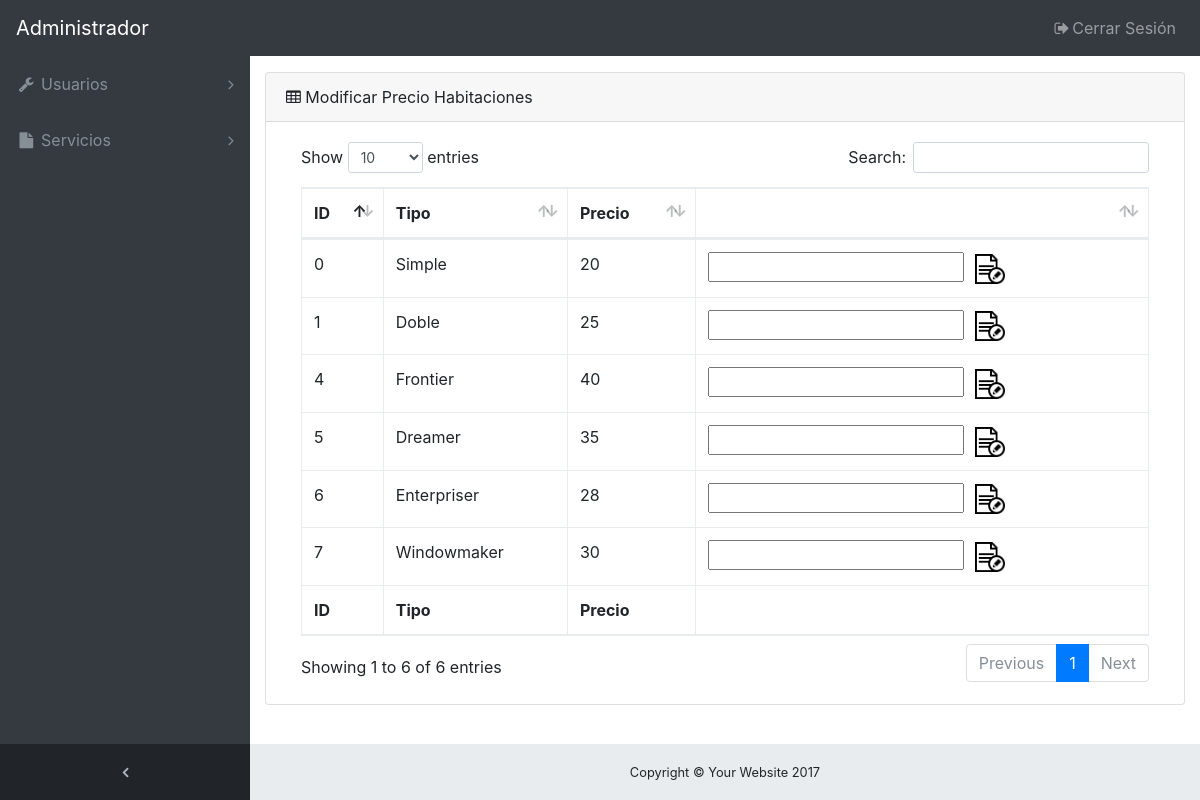
Page /pagina/admin/mod-habitaciones.php on the committed database.
### tables this page shows
CREATE TABLE `habitacion` (
  `id` int(3) NOT NULL,
  `tipo` varchar(30) NOT NULL,
  `precio` int(11) NOT NULL
);

### pagina/admin/mod-habitaciones.php (the view, shortened to what this page needs)
<!DOCTYPE html>
<html lang="es">
	<head>
		<link href="vendor/bootstrap/css/bootstrap.min.css" rel="stylesheet">
		<link href="vendor/font-awesome/css/font-awesome.min.css" rel="stylesheet" type="text/css">
		<link href="vendor/datatables/dataTables.bootstrap4.css" rel="stylesheet">
		<link href="css/sb-admin.css" rel="stylesheet">
	</head>
	<body class="fixed-nav sticky-footer bg-dark" id="page-top">
		<nav class="navbar navbar-expand-lg navbar-dark bg-dark fixed-top" id="mainNav">
			<a class="navbar-brand" href="delete-reservas.php">Administrador</a>
			<div class="collapse navbar-collapse" id="navbarResponsive">
				<ul class="navbar-nav navbar-sidenav" id="exampleAccordion">
					<li class="nav-item" data-toggle="tooltip" data-placement="right" title="Components">
						<a class="nav-link nav-link-collapse collapsed" data-toggle="collapse" href="#collapseComponents" data-parent="#exampleAccordion">
							<i class="fa fa-fw fa-wrench"></i>
							<span class="nav-link-text">Usuarios</span>
						</a>
					</li>
					<li class="nav-item" data-toggle="tooltip" data-placement="right" title="Example Pages">
						<a class="nav-link nav-link-collapse collapsed" data-toggle="collapse" href="#collapseExamplePages" data-parent="#exampleAccordion">
							<i class="fa fa-fw fa-file"></i>
							<span class="nav-link-text">Servicios</span>
						</a>
					</li>
				</ul>
				<ul class="navbar-nav sidenav-toggler">
					<li class="nav-item">
						<a class="nav-link text-center" id="sidenavToggler">
							<i class="fa fa-fw fa-angle-left"></i>
						</a>
					</li>
				</ul>
				<ul class="navbar-nav ml-auto">
					<li class="nav-item">
						<a class="nav-link" data-toggle="modal" data-target="#exampleModal">
						<i class="fa fa-fw fa-sign-out"></i>Cerrar Sesión</a>
					</li>
				</ul>
			</div>
		</nav>
		<div class="content-wrapper">
			<div class="container-fluid">
				<div class="card mb-3">
					<div class="card-header">
						<i class="fa fa-table"></i> Modificar Precio Habitaciones</div>
					<div class="card-body">
						<div class="table-responsive">
							<form method="POST" action="">
								<table class="table table-bordered" id="dataTable" width="100%" cellspacing="0">
									<thead>
										<tr>
											<th>ID</th>
											<th>Tipo</th>
											<th>Precio</th>
											<th></th>
										</tr>
									</thead>
									<tfoot>
										<tr>
											<th>ID</th>
											<th>Tipo</th>
											<th>Precio</th>
											<th></th>
										</tr>
									</tfoot>
									<tbody>
										<?php
											$base=mysqli_connect("127.0.0.1","root","","hotelspa");
											$resul=mysqli_query($base,"SELECT * FROM habitacion GROUP BY tipo");
											while($reg = mysqli_fetch_assoc($resul)){
												echo '<tr>
														<td>'.$reg["id"].'</td>
														<td>'.$reg["tipo"].'</td>
														<td>'.$reg["precio"].'</td>
														<td><input name="'.$reg["id"].'" type="text" minlength="0" maxlength="8" pattern="[0-9]{0,8}"/>
														<button class="eliminar" type="submit" value="Modificar" name="'.$reg["id"].$reg["tipo"].'"><img src="img/modificar.png" width="30" height="30"></button> </td>
														</tr>';
											}
										?>
									</tbody>
								</table>
							</form>
						</div>
					</div>
				</div>
			</div>
			<footer class="sticky-footer">
				<div class="container">
					<div class="text-center">
						<small>Copyright © Your Website 2017</small>
					</div>
				</div>
			</footer>
		</div>
	</body>
</html>

### pagina/admin/css/sb-admin.css (style rules this page uses)
html { position: relative; min-height: 100%; }
body { overflow-x: hidden; }
body.sticky-footer { margin-bottom: 56px; }
body.sticky-footer .content-wrapper { min-height: calc(100vh - 56px - 56px); }
body.fixed-nav { padding-top: 56px; }
.content-wrapper { min-height: calc(100vh - 56px); padding-top: 1rem; }
button.eliminar { border:0; background-color:transparent; cursor:pointer; }
#mainNav .navbar-collapse { overflow: auto; max-height: 75vh; }
#mainNav .navbar-collapse .navbar-nav .nav-item .nav-link { cursor: pointer; }
#mainNav .navbar-collapse .navbar-sidenav .nav-link-collapse:after { float: right; content: '\f107'; font-family: 'FontAwesome'; }
#mainNav .navbar-collapse .navbar-sidenav .nav-link-collapse.collapsed:after { content: '\f105'; }
#mainNav .navbar-collapse .sidenav-toggler { display: none; }
@media (min-width: 992px) { #mainNav .navbar-brand { width: 250px; } }
@media (min-width: 992px) { #mainNav .navbar-collapse { overflow: visible; max-height: none; } }
@media (min-width: 992px) { #mainNav .navbar-collapse .navbar-sidenav { position: absolute; top: 0; left: 0; overflow-x: hidden; overflow-y: auto; -webkit-flex-direction: column; -ms-flex-direction: column; flex-direction: column; margin-top: 56px; } }
@media (min-width: 992px) { #mainNav .navbar-collapse .navbar-sidenav > .nav-item { width: 250px; padding: 0; } }
@media (min-width: 992px) { #mainNav .navbar-collapse .navbar-sidenav > .nav-item > .nav-link { padding: 1em; } }
#mainNav.fixed-top .sidenav-toggler { display: none; }
@media (min-width: 992px) { #mainNav.fixed-top .navbar-sidenav { height: calc(100vh - 112px); } }
@media (min-width: 992px) { #mainNav.fixed-top .sidenav-toggler { position: absolute; top: 0; left: 0; display: flex; overflow-x: hidden; overflow-y: auto; -webkit-flex-direction: column; -ms-flex-direction: column; flex-direction: column; margin-top: calc(100vh - 56px); } }
@media (min-width: 992px) { #mainNav.fixed-top .sidenav-toggler > .nav-item { width: 250px; padding: 0; } }
@media (min-width: 992px) { #mainNav.fixed-top .sidenav-toggler > .nav-item > .nav-link { padding: 1em; } }
#mainNav.fixed-top.navbar-dark .sidenav-toggler { background-color: #212529; }
#mainNav.fixed-top.navbar-dark .sidenav-toggler a i { color: #adb5bd; }
.content-wrapper { overflow-x: hidden; background: white; }
@media (min-width: 992px) { .content-wrapper { margin-left: 250px; } }
#sidenavToggler i { font-weight: 800; }
#mainNav.navbar-dark .navbar-collapse .navbar-sidenav .nav-link-collapse:after { color: #868e96; }
#mainNav.navbar-dark .navbar-collapse .navbar-sidenav > .nav-item > .nav-link { color: #868e96; }
@media (min-width: 992px) { #mainNav.navbar-dark .navbar-collapse .navbar-sidenav { background: #343a40; } }
footer.sticky-footer { position: absolute; right: 0; bottom: 0; width: 100%; height: 56px; background-color: #e9ecef; line-height: 55px; }
@media (min-width: 992px) { footer.sticky-footer { width: calc(100% - 250px); } }

### rows in the picture
habitacion: id "1", tipo "Doble", precio "25"
habitacion: id "5", tipo "Dreamer", precio "35"
habitacion: id "6", tipo "Enterpriser", precio "28"
habitacion: id "4", tipo "Frontier", precio "40"
habitacion: id "0", tipo "Simple", precio "20"
habitacion: id "7", tipo "Windowmaker", precio "30"
